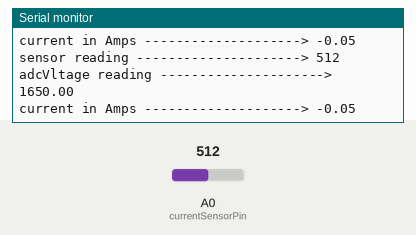
This sketch was run on a simulated Arduino Uno, built with avr-gcc and run on an emulated ATmega328P. Parts: the last lines printed to the serial monitor. The inputs (shaded band) are chosen by the test bench; at power-on: A0 (currentSensorPin) = 512.

Above: at 1.3 s.
1.4 s: A0 (currentSensorPin) set to 716
At 1.84 s:
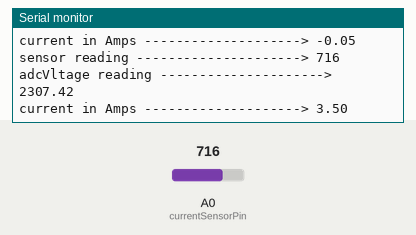
2.9 s: A0 (currentSensorPin) set to 900
At 3.36 s:
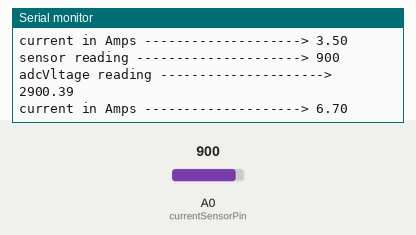
Timing chart, 0 to 5.9 s (numbered marks = the images above; inputs shaded):
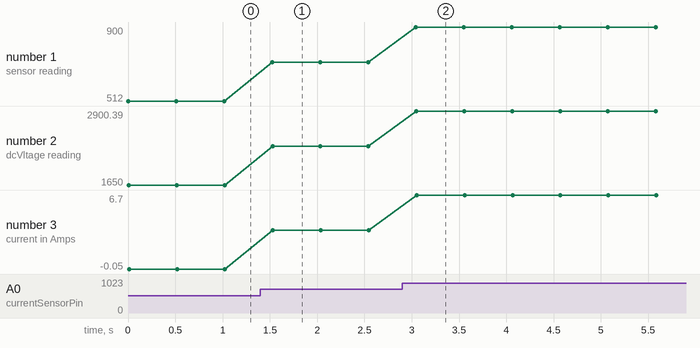

Measured:
- after the input at 1.4 s, the serial monitor: prints a new line after 0.12 s (image 1)
- after the input at 2.9 s, the serial monitor: prints a new line after 0.14 s (image 2)
- plotted number 1: 512 → 716 after the input at 1.4 s, 716 → 900 after the input at 2.9 s
- plotted number 2: 1650 → 2307.42 after the input at 1.4 s, 2307.42 → 2900.39 after the input at 2.9 s
- plotted number 3: -0.05 → 3.5 after the input at 1.4 s, 3.5 → 6.7 after the input at 2.9 s

The sketch:

currentTest.ino
```cpp
/* Author: Sakib Chowdhury */

/* ACS712 Model         Optimized Current Range	            Output Sensitivity
-------------------------------------------------------------------------------

ACS712 ELC-05           +/- 5A                              185 mV/A

ACS712 ELC-20           +/- 20A                             100 mV/A

ACS712 ELC-30           +/- 30A                             66 mV/A */


uint8_t sensitivity = 185;
uint16_t sensorOffset = 1660;           // in mV
double adcVoltage = 0;                  // in mV
double currentAmps = 0;                 // in Amps
uint8_t currentSensorPin = A0;
uint16_t adcVal = 0;


/*
void calibrate(){

    for (uint8_t i = 0; i< 100; i++){
        adcVal = analogRead(currentSensorPin);
        sensorOffset += (adcVal / 1024.0)*3300;        // 3300 means 3.3V --> written for ESP8266
    }

    sensorOffset /= 100;


    Serial.println("Calibration -------------------------------------> DONE");
    Serial.println(sensorOffset);

}
*/

void setup(){
    Serial.begin(115200);
    Serial.println("Setup ---------------------------------> OK ");
    //calibrate();
}


void loop(){
    adcVal = analogRead(currentSensorPin);
    adcVoltage = (adcVal / 1024.0)*3300;        // 3300 means 3.3V --> written for ESP8266
    currentAmps = (adcVoltage - sensorOffset)/sensitivity;

    Serial.print("sensor reading ---------------------> "); Serial.println(adcVal);
    Serial.print("adcVltage reading ---------------------> "); Serial.println(adcVoltage);
    Serial.print("current in Amps --------------------> "); Serial.println(currentAmps);
    Serial.println("");Serial.println("");

    delay(500);

}
```
